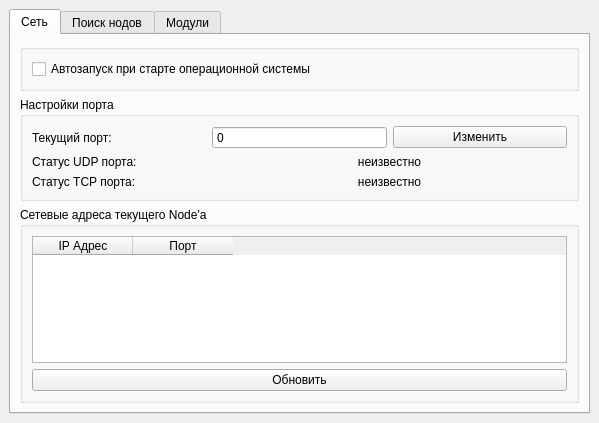
<?xml version="1.0" encoding="UTF-8"?>
<ui version="4.0">
 <class>MainWindow</class>
 <widget class="QMainWindow" name="MainWindow">
  <property name="geometry">
   <rect>
    <x>0</x>
    <y>0</y>
    <width>599</width>
    <height>423</height>
   </rect>
  </property>
  <property name="sizePolicy">
   <sizepolicy hsizetype="Preferred" vsizetype="Preferred">
    <horstretch>0</horstretch>
    <verstretch>0</verstretch>
   </sizepolicy>
  </property>
  <property name="windowTitle">
   <string>Конфигурация</string>
  </property>
  <widget class="QWidget" name="centralwidget">
   <layout class="QVBoxLayout" name="verticalLayout">
    <item>
     <widget class="QTabWidget" name="tabWidget">
      <property name="sizePolicy">
       <sizepolicy hsizetype="Preferred" vsizetype="Preferred">
        <horstretch>0</horstretch>
        <verstretch>0</verstretch>
       </sizepolicy>
      </property>
      <property name="currentIndex">
       <number>0</number>
      </property>
      <widget class="QWidget" name="tab">
       <attribute name="title">
        <string>Сеть</string>
       </attribute>
       <layout class="QVBoxLayout" name="verticalLayout_2">
        <item>
         <widget class="QGroupBox" name="groupBox_2">
          <property name="title">
           <string/>
          </property>
          <layout class="QGridLayout" name="gridLayout">
           <item row="0" column="0">
            <widget class="QCheckBox" name="programAutoStart">
             <property name="layoutDirection">
              <enum>Qt::LeftToRight</enum>
             </property>
             <property name="text">
              <string>Автозапуск при старте операционной системы</string>
             </property>
            </widget>
           </item>
          </layout>
         </widget>
        </item>
        <item>
         <widget class="QGroupBox" name="groupBox_3">
          <property name="title">
           <string>Настройки порта</string>
          </property>
          <layout class="QGridLayout" name="gridLayout_3">
           <item row="0" column="1">
            <widget class="QLabel" name="label">
             <property name="sizePolicy">
              <sizepolicy hsizetype="Minimum" vsizetype="Preferred">
               <horstretch>0</horstretch>
               <verstretch>0</verstretch>
              </sizepolicy>
             </property>
             <property name="text">
              <string>Текущий порт:</string>
             </property>
             <property name="margin">
              <number>1</number>
             </property>
            </widget>
           </item>
           <item row="0" column="3">
            <widget class="QPushButton" name="changePortButton">
             <property name="sizePolicy">
              <sizepolicy hsizetype="Minimum" vsizetype="Fixed">
               <horstretch>0</horstretch>
               <verstretch>0</verstretch>
              </sizepolicy>
             </property>
             <property name="whatsThis">
              <string/>
             </property>
             <property name="accessibleDescription">
              <string/>
             </property>
             <property name="text">
              <string>Изменить</string>
             </property>
             <property name="iconSize">
              <size>
               <width>16</width>
               <height>16</height>
              </size>
             </property>
             <property name="autoExclusive">
              <bool>false</bool>
             </property>
            </widget>
           </item>
           <item row="1" column="1">
            <widget class="QLabel" name="label_6">
             <property name="sizePolicy">
              <sizepolicy hsizetype="Minimum" vsizetype="Preferred">
               <horstretch>0</horstretch>
               <verstretch>0</verstretch>
              </sizepolicy>
             </property>
             <property name="text">
              <string>Статус UDP порта:</string>
             </property>
             <property name="margin">
              <number>1</number>
             </property>
            </widget>
           </item>
           <item row="1" column="2" colspan="2">
            <widget class="QLabel" name="label_7">
             <property name="font">
              <font>
               <weight>50</weight>
               <bold>false</bold>
              </font>
             </property>
             <property name="styleSheet">
              <string notr="true"/>
             </property>
             <property name="frameShadow">
              <enum>QFrame::Plain</enum>
             </property>
             <property name="text">
              <string>неизвестно</string>
             </property>
             <property name="alignment">
              <set>Qt::AlignCenter</set>
             </property>
             <property name="margin">
              <number>1</number>
             </property>
            </widget>
           </item>
           <item row="2" column="1">
            <widget class="QLabel" name="label_8">
             <property name="sizePolicy">
              <sizepolicy hsizetype="Minimum" vsizetype="Preferred">
               <horstretch>0</horstretch>
               <verstretch>0</verstretch>
              </sizepolicy>
             </property>
             <property name="text">
              <string>Статус TCP порта:</string>
             </property>
             <property name="margin">
              <number>1</number>
             </property>
            </widget>
           </item>
           <item row="2" column="2" colspan="2">
            <widget class="QLabel" name="label_9">
             <property name="font">
              <font>
               <weight>50</weight>
               <bold>false</bold>
              </font>
             </property>
             <property name="text">
              <string>неизвестно</string>
             </property>
             <property name="alignment">
              <set>Qt::AlignCenter</set>
             </property>
             <property name="margin">
              <number>1</number>
             </property>
            </widget>
           </item>
           <item row="0" column="2">
            <widget class="QSpinBox" name="currentPortSpinBox">
             <property name="buttonSymbols">
              <enum>QAbstractSpinBox::NoButtons</enum>
             </property>
             <property name="minimum">
              <number>0</number>
             </property>
             <property name="maximum">
              <number>9999</number>
             </property>
             <property name="value">
              <number>0</number>
             </property>
            </widget>
           </item>
          </layout>
         </widget>
        </item>
        <item>
         <widget class="QGroupBox" name="groupBox_4">
          <property name="title">
           <string>Сетевые адреса текущего Node'а</string>
          </property>
          <layout class="QGridLayout" name="gridLayout_5">
           <item row="1" column="0">
            <widget class="QPushButton" name="refreshAddressesButton">
             <property name="text">
              <string>Обновить</string>
             </property>
            </widget>
           </item>
           <item row="0" column="0">
            <widget class="QTableWidget" name="HostAddressesTable">
             <property name="sizePolicy">
              <sizepolicy hsizetype="Minimum" vsizetype="Expanding">
               <horstretch>0</horstretch>
               <verstretch>0</verstretch>
              </sizepolicy>
             </property>
             <property name="editTriggers">
              <set>QAbstractItemView::NoEditTriggers</set>
             </property>
             <property name="tabKeyNavigation">
              <bool>false</bool>
             </property>
             <property name="showDropIndicator" stdset="0">
              <bool>false</bool>
             </property>
             <property name="dragDropOverwriteMode">
              <bool>false</bool>
             </property>
             <property name="selectionMode">
              <enum>QAbstractItemView::SingleSelection</enum>
             </property>
             <property name="selectionBehavior">
              <enum>QAbstractItemView::SelectRows</enum>
             </property>
             <property name="showGrid">
              <bool>false</bool>
             </property>
             <property name="gridStyle">
              <enum>Qt::NoPen</enum>
             </property>
             <property name="cornerButtonEnabled">
              <bool>false</bool>
             </property>
             <attribute name="horizontalHeaderHighlightSections">
              <bool>false</bool>
             </attribute>
             <attribute name="verticalHeaderVisible">
              <bool>false</bool>
             </attribute>
             <attribute name="verticalHeaderHighlightSections">
              <bool>false</bool>
             </attribute>
             <column>
              <property name="text">
               <string>IP Адрес</string>
              </property>
             </column>
             <column>
              <property name="text">
               <string>Порт</string>
              </property>
             </column>
            </widget>
           </item>
          </layout>
         </widget>
        </item>
       </layout>
      </widget>
      <widget class="QWidget" name="tab_2">
       <attribute name="title">
        <string>Поиск нодов</string>
       </attribute>
       <layout class="QVBoxLayout" name="verticalLayout_4">
        <item>
         <widget class="QGroupBox" name="groupBox_5">
          <property name="title">
           <string>Найденные узлы</string>
          </property>
          <layout class="QGridLayout" name="gridLayout_6">
           <item row="0" column="0">
            <widget class="QTableWidget" name="NodesTable">
             <property name="editTriggers">
              <set>QAbstractItemView::NoEditTriggers</set>
             </property>
             <property name="showDropIndicator" stdset="0">
              <bool>false</bool>
             </property>
             <property name="dragDropOverwriteMode">
              <bool>false</bool>
             </property>
             <property name="alternatingRowColors">
              <bool>false</bool>
             </property>
             <property name="selectionMode">
              <enum>QAbstractItemView::SingleSelection</enum>
             </property>
             <property name="selectionBehavior">
              <enum>QAbstractItemView::SelectRows</enum>
             </property>
             <property name="showGrid">
              <bool>false</bool>
             </property>
             <property name="cornerButtonEnabled">
              <bool>false</bool>
             </property>
             <property name="columnCount">
              <number>5</number>
             </property>
             <attribute name="horizontalHeaderHighlightSections">
              <bool>false</bool>
             </attribute>
             <attribute name="verticalHeaderVisible">
              <bool>false</bool>
             </attribute>
             <attribute name="verticalHeaderHighlightSections">
              <bool>false</bool>
             </attribute>
             <column>
              <property name="text">
               <string>Имя компьютера</string>
              </property>
             </column>
             <column>
              <property name="text">
               <string>IP Адрес </string>
              </property>
             </column>
             <column>
              <property name="text">
               <string>Порт</string>
              </property>
             </column>
             <column>
              <property name="text">
               <string>Статус</string>
              </property>
             </column>
             <column>
              <property name="text">
               <string>Действие</string>
              </property>
             </column>
            </widget>
           </item>
          </layout>
         </widget>
        </item>
        <item>
         <widget class="QGroupBox" name="groupBox">
          <property name="title">
           <string>Поиск</string>
          </property>
          <property name="alignment">
           <set>Qt::AlignLeading|Qt::AlignLeft|Qt::AlignVCenter</set>
          </property>
          <layout class="QGridLayout" name="gridLayout_2">
           <item row="0" column="0">
            <layout class="QVBoxLayout" name="verticalLayout_3">
             <item>
              <layout class="QHBoxLayout" name="horizontalLayout">
               <item>
                <widget class="QRadioButton" name="MassSearch">
                 <property name="text">
                  <string>Массовый</string>
                 </property>
                 <property name="checked">
                  <bool>true</bool>
                 </property>
                </widget>
               </item>
               <item>
                <widget class="QRadioButton" name="SingleSearch">
                 <property name="text">
                  <string>Одиночный</string>
                 </property>
                </widget>
               </item>
              </layout>
             </item>
             <item>
              <layout class="QHBoxLayout" name="horizontalLayout_2">
               <item>
                <widget class="QLabel" name="label_3">
                 <property name="text">
                  <string>IP Адрес</string>
                 </property>
                 <property name="alignment">
                  <set>Qt::AlignLeading|Qt::AlignLeft|Qt::AlignVCenter</set>
                 </property>
                </widget>
               </item>
               <item>
                <widget class="QLineEdit" name="searchAddressLineEdit">
                 <property name="enabled">
                  <bool>false</bool>
                 </property>
                 <property name="sizePolicy">
                  <sizepolicy hsizetype="Expanding" vsizetype="Preferred">
                   <horstretch>0</horstretch>
                   <verstretch>0</verstretch>
                  </sizepolicy>
                 </property>
                 <property name="alignment">
                  <set>Qt::AlignCenter</set>
                 </property>
                </widget>
               </item>
               <item>
                <widget class="QLabel" name="label_4">
                 <property name="text">
                  <string>Порт</string>
                 </property>
                 <property name="alignment">
                  <set>Qt::AlignLeading|Qt::AlignLeft|Qt::AlignVCenter</set>
                 </property>
                </widget>
               </item>
               <item>
                <widget class="QSpinBox" name="searchPortSpinBox">
                 <property name="buttonSymbols">
                  <enum>QAbstractSpinBox::NoButtons</enum>
                 </property>
                 <property name="maximum">
                  <number>9999</number>
                 </property>
                 <property name="value">
                  <number>9050</number>
                 </property>
                </widget>
               </item>
              </layout>
             </item>
             <item>
              <widget class="QPushButton" name="beginSearchButton">
               <property name="sizePolicy">
                <sizepolicy hsizetype="Minimum" vsizetype="Fixed">
                 <horstretch>0</horstretch>
                 <verstretch>0</verstretch>
                </sizepolicy>
               </property>
               <property name="text">
                <string>Начать поиск</string>
               </property>
              </widget>
             </item>
            </layout>
           </item>
          </layout>
         </widget>
        </item>
       </layout>
      </widget>
      <widget class="QWidget" name="tab_3">
       <attribute name="title">
        <string>Модули</string>
       </attribute>
       <layout class="QVBoxLayout" name="verticalLayout_5">
        <item>
         <widget class="QGroupBox" name="groupBox_6">
          <property name="title">
           <string>Загруженые модули</string>
          </property>
          <layout class="QGridLayout" name="gridLayout_4">
           <item row="0" column="0">
            <widget class="QTableWidget" name="PluginsTable">
             <property name="editTriggers">
              <set>QAbstractItemView::NoEditTriggers</set>
             </property>
             <property name="showDropIndicator" stdset="0">
              <bool>false</bool>
             </property>
             <property name="dragDropOverwriteMode">
              <bool>false</bool>
             </property>
             <property name="selectionMode">
              <enum>QAbstractItemView::SingleSelection</enum>
             </property>
             <property name="selectionBehavior">
              <enum>QAbstractItemView::SelectRows</enum>
             </property>
             <property name="showGrid">
              <bool>false</bool>
             </property>
             <property name="gridStyle">
              <enum>Qt::NoPen</enum>
             </property>
             <property name="sortingEnabled">
              <bool>true</bool>
             </property>
             <property name="cornerButtonEnabled">
              <bool>false</bool>
             </property>
             <property name="columnCount">
              <number>3</number>
             </property>
             <attribute name="verticalHeaderVisible">
              <bool>false</bool>
             </attribute>
             <column>
              <property name="text">
               <string>Автор</string>
              </property>
             </column>
             <column>
              <property name="text">
               <string>Имя</string>
              </property>
             </column>
             <column>
              <property name="text">
               <string>Версия</string>
              </property>
             </column>
            </widget>
           </item>
           <item row="1" column="0">
            <widget class="QPushButton" name="reloadPluginsButton">
             <property name="text">
              <string>Перезагрузить модули</string>
             </property>
            </widget>
           </item>
          </layout>
         </widget>
        </item>
       </layout>
      </widget>
     </widget>
    </item>
   </layout>
  </widget>
 </widget>
 <resources/>
 <connections>
  <connection>
   <sender>SingleSearch</sender>
   <signal>toggled(bool)</signal>
   <receiver>searchAddressLineEdit</receiver>
   <slot>setEnabled(bool)</slot>
   <hints>
    <hint type="sourcelabel">
     <x>336</x>
     <y>235</y>
    </hint>
    <hint type="destinationlabel">
     <x>255</x>
     <y>261</y>
    </hint>
   </hints>
  </connection>
 </connections>
</ui>
